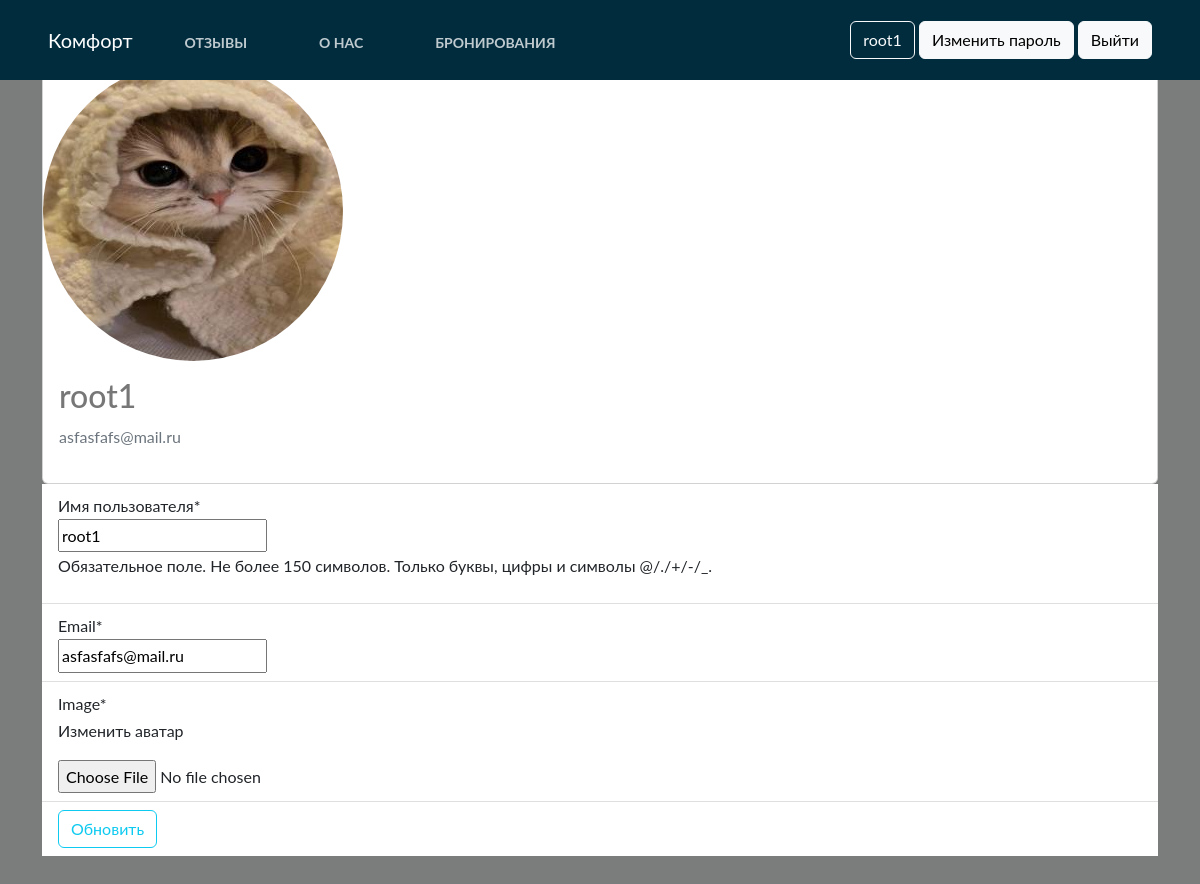
Before: /users/profile/ (signed in) with the older database file.
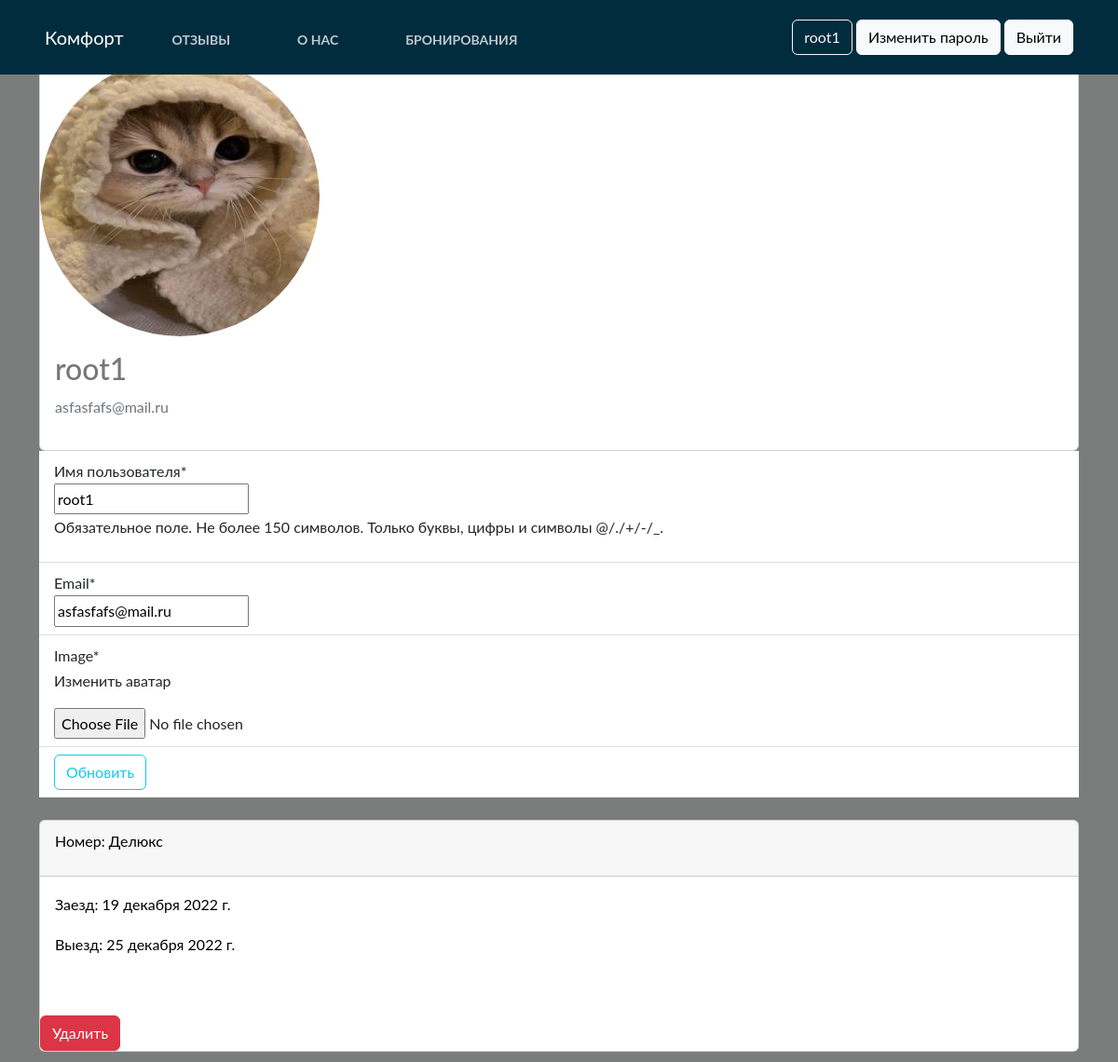
After: the same page with the newer database file.
### home/models.py (models this page shows)
class BaseModel(models.Model):
    uid = models.UUIDField(default=uuid.uuid4   , editable=False , primary_key=True)
    created_at = models.DateField(auto_now_add=True)
    updated_at = models.DateField(auto_now_add=True)
    class Meta:
        abstract = True

class Booking(BaseModel):
    hotel = models.ForeignKey(Hotel, on_delete=models.CASCADE,)
    user = models.ForeignKey(settings.AUTH_USER_MODEL, on_delete=models.CASCADE,)
    phone = PhoneField(blank=True, help_text='Contact phone number')
    start_date = models.DateField()
    end_date = models.DateField()

class Hotel(BaseModel):
    hotel_name = models.CharField(max_length=100, verbose_name = "Название номера")
    hotel_price = models.IntegerField(verbose_name = "Цена номера")
    description = models.TextField(max_length=500, verbose_name = "Описание")
    amenities = models.ManyToManyField(Amenities, verbose_name = "Удобства номера")
    room_count = models.IntegerField(default=1, verbose_name = "Количество бронирований")
    people_capacity = models.IntegerField(default=0, verbose_name = "Вместимость")
    def __str__(self) -> str:
        return self.hotel_name

### users/views.py (the view)
# urls.py: path('profile/', profile, name='profile'),
@login_required
def profile(request):
    mybookings = Booking.objects.filter(user=request.user)
    if request.method == 'POST':
        u_form = UserUpdateForm(request.POST, instance=request.user)
        p_form = ProfileUpdateForm(request.POST,
                                   request.FILES,
                                   instance=request.user.profile)
        if u_form.is_valid() and p_form.is_valid():
            u_form.save()
            p_form.save()
            messages.success(request, f'Ваш профиль успешно обновлен.')
            return redirect('profile')
    else:
        u_form = UserUpdateForm(instance=request.user)
        p_form = ProfileUpdateForm(instance=request.user.profile)
    context = {
        'u_form': u_form,
        'p_form': p_form,
        'mybookings': mybookings,
    }
    return render(request, 'registration/profile.html', context)

### users/forms.py
class UserUpdateForm(forms.ModelForm):
    email = forms.EmailField()
    class Meta:
        model = User
        fields = ('username', 'email',)

class ProfileUpdateForm(forms.ModelForm):
    class Meta:
        model = Profile
        fields = ('image',)

### templates/registration/profile.html (shortened to what this page needs)
{% extends "base.html" %}
{% load crispy_forms_tags %}
{% block start %}
<body style="background-image: url(https://images.unsplash.com/photo-1621891333819-00c206ec8994?ixlib=rb-4.0.3&ixid=MnwxMjA3fDB8MHxwaG90by1wYWdlfHx8fGVufDB8fHx8&auto=format&fit=crop&w=1740&q=80); height: 1080px; background-size: cover;background-position: center center;">
<div class="container" style="margin-top:5%">
<div class="card">
      <div class="media">
        <img class="rounded-circle account-img" src="{{ user.profile.image.url }}">
        <div class="card-body">
          <h2 class="account-heading">{{ user.username }}</h2>
          <p class="text-secondary">{{ user.email }}</p>
        </div>
          </div>
      </div>
       <form method="POST" enctype="multipart/form-data">
          <fieldset class="form-group">
              <ul class="list-group list-group-flush">
                <li class="list-group-item">
                    <div id="div_id_username" class="control-group">
                        <label for="id_username" class="control-label requiredField">Имя пользователя<span class="asteriskField">*</span></label>
                        <div class="controls">
                            <input type="text" name="username" value="{{ user.username }}" maxlength="150" class="textinput textInput" required="" id="id_username">
                            <p id="hint_id_username" class="help-block">Обязательное поле. Не более 150 символов. Только буквы, цифры и символы @/./+/-/_.</p>
                        </div>
                    </div>
                </li>
                  <li class="list-group-item">
                      <div id="div_id_email" class="control-group"> <label for="id_email" class="control-label requiredField">Email<span class="asteriskField">*</span> </label>
                          <div class="controls">
                              <input type="email" name="email" value="{{ user.email }}" class="emailinput" required="" id="id_email">
                          </div>
                      </div>
                  </li>
                  <li class="list-group-item">
                      <div id="div_id_image" class="control-group">
                          <label for="id_image" class="control-label requiredField">Image<span class="asteriskField">*</span></label>
                          <p>Изменить аватар</p>
                          <div class="controls">
                            <input type="file" name="image" accept="image/*" class="clearablefileinput" id="id_image">
                          </div>
                      </div>
                  </li>
                  <li class="list-group-item">
                      <div class="form-group">
                        <button class="btn btn-outline-info" type="submit">Обновить</button>
                      </div>
                  </li>
                </ul>
              {% for item in mybookings %}
              <div class="card mt-4" style="color: black">
                  <div class="card-header">
                      <p>Номер: {{ item.hotel }}</p>
                  </div>
                  <div class="card-body">
                      <p>Заезд: {{ item.start_date }}</p>
                      <p>Выезд: {{ item.end_date }}</p>
                  </div>
                  <a  href="delete/{{item.uid}}">
                <button style="margin-top:30px;"  class="btn btn-danger">Удалить</button>
                </a>
              </div>
                {% endfor %}
          </fieldset>
      </form>
</div>
</body>
{% endblock  %}

Changed rows visible on the page:
added Booking: hotel "Делюкс", start_date "19 декабря 2022 г.", end_date "25 декабря 2022 г."
